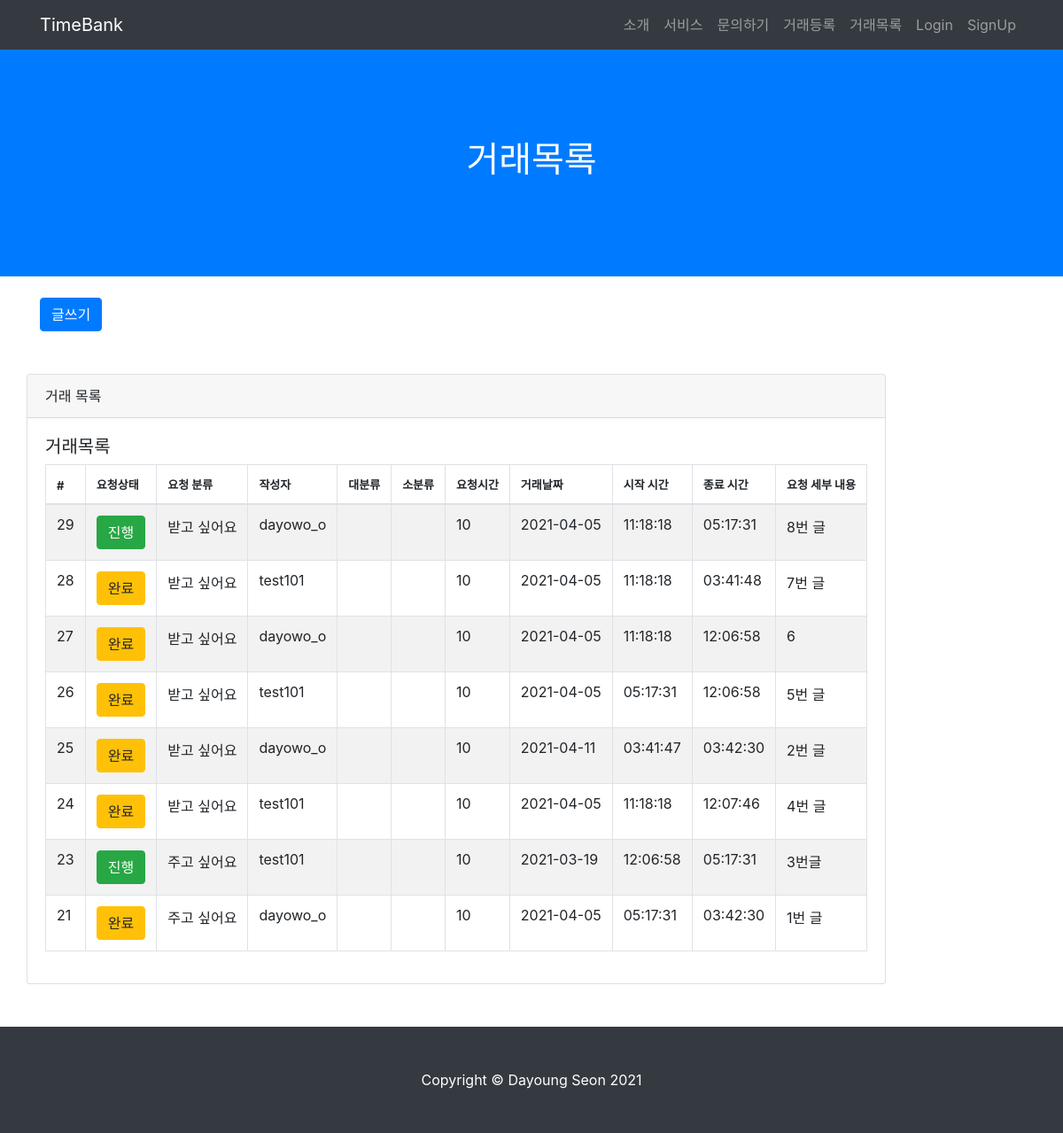
The app's page /post/post_list/, older data.
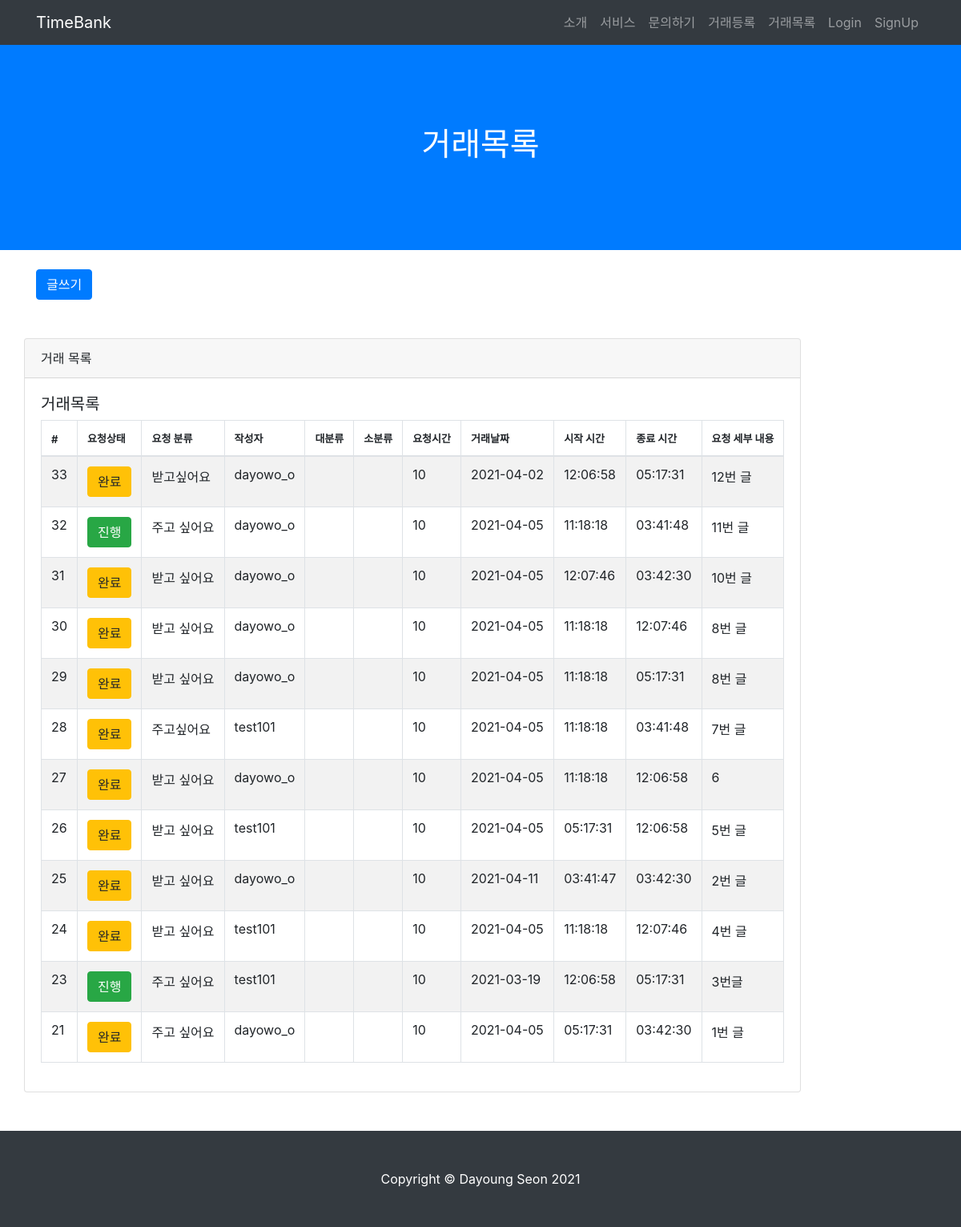
The same page, newer data.
### TimeBank_app/models.py (models this page shows, shortened)
class Post(models.Model):
    date = models.CharField(max_length=140)
    start_time = models.CharField(max_length=140)
    end_time = models.CharField(max_length=140)
    service_choice = (('주고싶어요','주고싶어요'), ('받고싶어요','받고싶어요'))
    service = models.CharField(max_length=50, choices=service_choice)
    location = models.CharField(max_length=140)
    main_work = models.CharField(max_length=140)
    content = models.TextField(verbose_name='내용')
    created_at = models.DateTimeField(auto_now_add=True, verbose_name='등록시간')
    tok = models.IntegerField(default=0, verbose_name='거래톡')
    author = models.ForeignKey('TimeBank_account.User', on_delete=models.CASCADE, verbose_name='작성자')
    status_list = (('대기','대기'),('진행','진행'),('완료','완료'),('중단','중단'))
    status = models.CharField(max_length=50, choices=status_list, default='대기')
    respond_list = (('요청대기','요청대기'),('요청승인', '요청승인'),('요청거절','요청거절'))
    respond = models.CharField(max_length=50, choices=respond_list, verbose_name='승인상태', default='요청대기')
    applicants = models.CharField(max_length=140, verbose_name='신청자', null=True)
    giver = models.CharField(max_length=140, verbose_name='주는사람', null=True)
    taker = models.CharField(max_length=140, verbose_name='받는사람', null=True)
    class Meta:
        ordering = ['-created_at']

### TimeBank_account/models.py (models this page shows)
class User(AbstractUser):
    username = models.CharField(max_length=64, verbose_name='사용자ID', unique=True)
    email = models.EmailField(max_length=128, verbose_name='E-mail')
    name = models.CharField(max_length=64, verbose_name='이름')
    password = models.CharField(max_length=100, verbose_name='비밀번호')
    contact = models.CharField(max_length=150, verbose_name='연락처')
    birth = models.CharField(max_length=150, verbose_name='생년월일')
    user_age = models.CharField(max_length=50, verbose_name='연령대')
    gender = models.CharField(max_length=10, verbose_name='성별')
    balance = models.IntegerField(verbose_name='잔액', default=0)
    registered_dtn = models.DateField(auto_now_add=True, verbose_name='가입일자')
    image = models.ImageField(upload_to="images/", blank=True)
    about = models.TextField(verbose_name="소개말", blank=True)
    object = CustomUserManager()
    def __str__(self):
        return self.username
    class Meta:
        db_table = 'TimeBank_user'

### TimeBank_app/views.py (the view)
# urls.py: path('post_list/', post_list, name="post_list"),
def post_list(request):
    posts = Post.objects.all().order_by('-id')
    return render(request, 'post_list.html', {'posts': posts})

### TimeBank_app/templates/post_list.html (shortened to what the changed rows need)
{% load static %}
<html lang="en">
<head>
  <link href="{% static 'vendor/bootstrap/css/bootstrap.min.css' %}" rel="stylesheet">
  <link href="{% static 'css/scrolling-nav.css' %}" rel="stylesheet">
</head>
<body id="page-top">
  <header class="bg-primary text-white">
    <div class="container text-center">
      <h1>거래목록</h1>
    </div>
  </header>
  <div class="container">
    <div class="row">
        <div class="card card-outline-secondary my-5">
          <div class="card-body">
            <table id="example" class="table table-striped table-bordered" style="width:100%">
              <thead>
                <tr>
                  <th style="font-size: 13px;">#</th>
                  <th style="font-size: 13px;">요청상태</th>
                  <th style="font-size: 13px;">요청 분류</th>
                  <th style="font-size: 13px;">작성자</th>
                  <th style="font-size: 13px;">대분류</th>
                  <th style="font-size: 13px;">소분류</th>
                  <th style="font-size: 13px;">요청시간</th>
                  <th style="font-size: 13px;">거래날짜</th>
                  <th style="font-size: 13px;">시작 시간</th>
                  <th style="font-size: 13px;">종료 시간</th>
                  <th style="font-size: 13px;">요청 세부 내용</th>
              </tr>
              </thead>
              <tbody>
                {% for post in posts %}
                <tr>
                  <td>{{ post.id }}</td>
                  <td>
                    {% if request.user == post.author %}
                    <a href="{% url 'my_post_detail' post.id %}" class="btn btn-info">{{post.status}}</a>
                    {% elif request.user != post.author %}
                        {% if post.status == "대기" %}
                            <form action="{{post.id}}/" method="post">
                            {% csrf_token %}
                                <button name="progress" class="btn btn-primary">신청</button>
                            </form>
                        {% elif post.status == "진행" %}
                            <button class="btn btn-success">{{ post.status }}</button>
                        {% elif post.status == "완료" %}
                            <button class="btn btn-warning">{{ post.status }}</button>
                        {% elif post.status == "중단" %}
                            <button class="btn btn-secondary">{{ post.status }}</button>
                        {% endif %}
                    {% endif %}
                  </td>
                    <td>{{ post.service }}</td>
                    <td>{{ post.author }}</td>
                    <td>{{ post.mainwork }}</td>
                    <td>{{ post.subwork }}</td>
                    <td>{{ post.tok }}</td>
                    <td>{{ post.date }}</td>
                    <td>{{ post.start_time }}</td>
                    <td>{{ post.end_time }}</td>
                    <td>{{ post.content }}</td>
                </tr>
                {% endfor %}
            </tbody>
          </table>
        </div>
      </div>
      </div>
    </div>
</body>

Row changes from the older to the newer data that the page shows:
added Post: id "33", status "완료", service "받고싶어요", author "dayowo_o", tok "10", date "2021-04-02", start_time "12:06:58", end_time "05:17:31", content "12번 글"
added Post: id "32", status "진행", service "주고 싶어요", author "dayowo_o", tok "10", date "2021-04-05", start_time "11:18:18", end_time "03:41:48", content "11번 글"
added Post: id "31", status "완료", service "받고 싶어요", author "dayowo_o", tok "10", date "2021-04-05", start_time "12:07:46", end_time "03:42:30", content "10번 글"
added Post: id "30", status "완료", service "받고 싶어요", author "dayowo_o", tok "10", date "2021-04-05", start_time "11:18:18", end_time "12:07:46", content "8번 글"
changed Post id 29: status "진행" → "완료"
changed Post id 28: service "받고 싶어요" → "주고싶어요"
